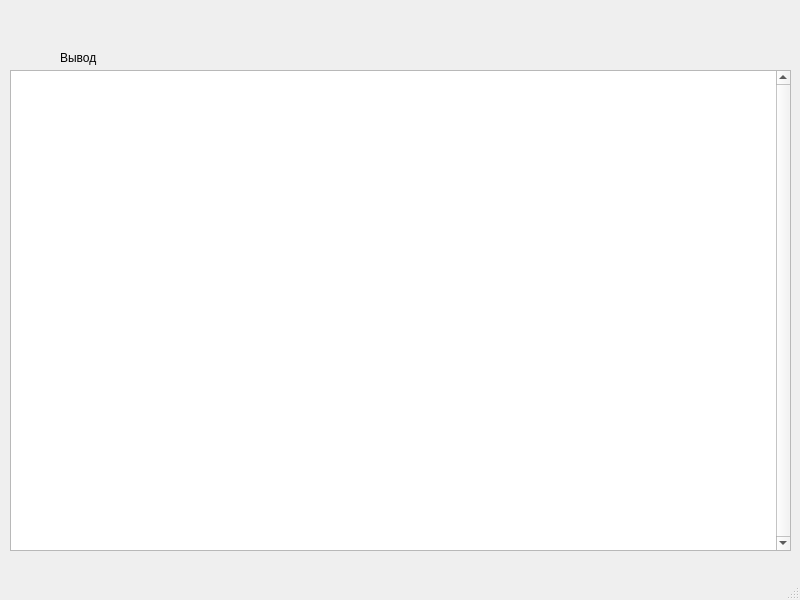
<?xml version="1.0" encoding="UTF-8"?>
<ui version="4.0">
 <class>MainWindow</class>
 <widget class="QMainWindow" name="MainWindow">
  <property name="geometry">
   <rect>
    <x>0</x>
    <y>0</y>
    <width>800</width>
    <height>600</height>
   </rect>
  </property>
  <property name="windowTitle">
   <string>MainWindow</string>
  </property>
  <widget class="QWidget" name="centralwidget">
   <widget class="QLabel" name="label_info">
    <property name="geometry">
     <rect>
      <x>60</x>
      <y>50</y>
      <width>49</width>
      <height>16</height>
     </rect>
    </property>
    <property name="text">
     <string>Вывод</string>
    </property>
   </widget>
   <widget class="QTextBrowser" name="textBrowser_output">
    <property name="geometry">
     <rect>
      <x>10</x>
      <y>70</y>
      <width>781</width>
      <height>481</height>
     </rect>
    </property>
    <property name="verticalScrollBarPolicy">
     <enum>Qt::ScrollBarAlwaysOn</enum>
    </property>
   </widget>
  </widget>
  <widget class="QMenuBar" name="menubar">
   <property name="geometry">
    <rect>
     <x>0</x>
     <y>0</y>
     <width>800</width>
     <height>21</height>
    </rect>
   </property>
  </widget>
  <widget class="QStatusBar" name="statusbar"/>
 </widget>
 <resources/>
 <connections/>
</ui>
